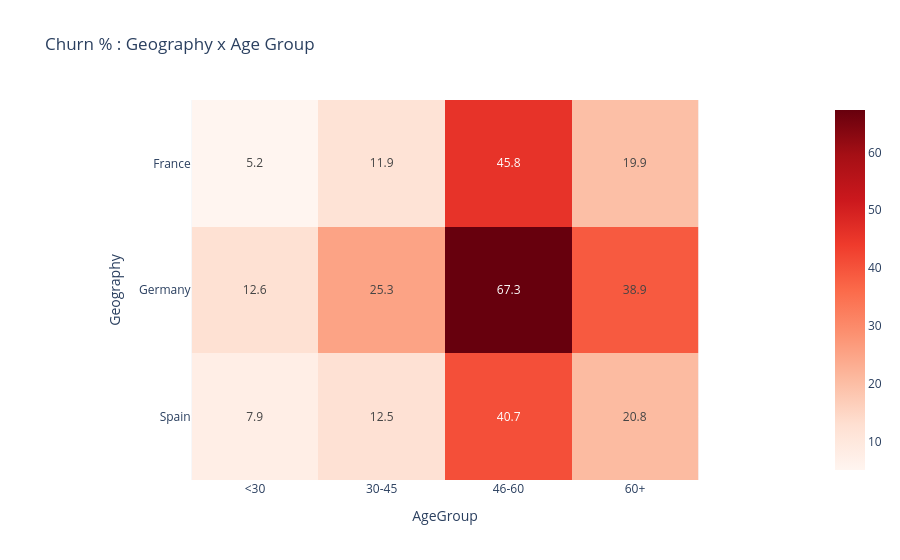

Write notebook code for a chart like this one.
### Markdown cell above
### Gender, Geography x Age, engagement, products

### Code cell
display(churn_table("IsActiveMember"))
display(churn_table("NumOfProducts"))
heat = df.pivot_table(index="Geography", columns="AgeGroup", values="Exited", aggfunc="mean", observed=True)*100
display(heat.round(1))
px.imshow(heat.round(1), text_auto=True, color_continuous_scale="Reds", title="Churn % : Geography x Age Group")

### Figure 1 — Plotly figure (JSON) as saved in the notebook; plotly's stock layout.template omitted (floating-point values rounded to 4 significant figures)
{"data": [{"coloraxis": "coloraxis", "hovertemplate": "AgeGroup: %{x}<br>Geography: %{y}<br>color: %{z}<extra></extra>", "name": "0", "texttemplate": "%{z}", "type": "heatmap", "x": ["<30", "30-45", "46-60", "60+"], "xaxis": "x", "y": ["France", "Germany", "Spain"], "yaxis": "y", "z": [[5.2, 11.9, 45.8, 19.9], [12.6, 25.3, 67.3, 38.9], [7.9, 12.5, 40.7, 20.8]]}], "layout": {"coloraxis": {"colorscale": [[0, "rgb(255,245,240)"], [0.125, "rgb(254,224,210)"], [0.25, "rgb(252,187,161)"], [0.375, "rgb(252,146,114)"], [0.5, "rgb(251,106,74)"], [0.625, "rgb(239,59,44)"], [0.75, "rgb(203,24,29)"], [0.875, "rgb(165,15,21)"], [1, "rgb(103,0,13)"]]}, "title": {"text": "Churn % : Geography x Age Group"}, "xaxis": {"anchor": "y", "constrain": "domain", "domain": [0, 1], "scaleanchor": "y", "title": {"text": "AgeGroup"}}, "yaxis": {"anchor": "x", "autorange": "reversed", "constrain": "domain", "domain": [0, 1], "title": {"text": "Geography"}}}}
